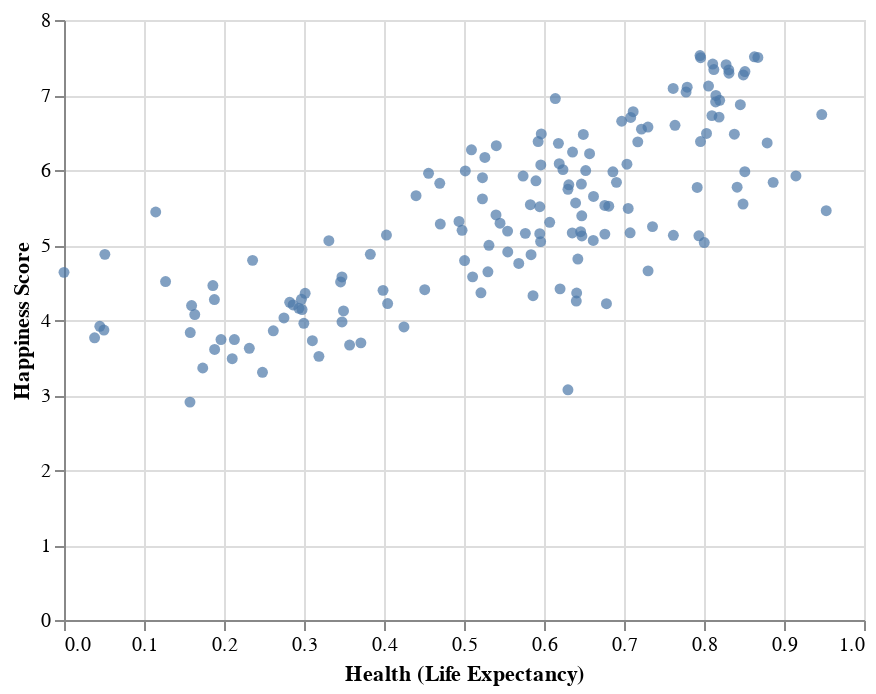

The notebook cell saved with this chart:
### Markdown cell above
Now let's look at a bit different relationship in our data. Let's map see if happiness correlates with life expectancy. In other words, do we see evidence that happier people live longer?

### Code cell
alt.Chart(data).mark_circle().encode(x="Health (Life Expectancy)", y="Happiness Score")

### Figure 1 — Vega-Lite specification as saved in the notebook (floating-point values rounded to 4 significant figures; data arrays with more than 128 entries replaced by an {"elided": "..."} marker saying what was removed)
{"config": {"view": {"continuousWidth": 400, "continuousHeight": 300}}, "data": {"name": "data-7788278e77f66128859c57f947a291e7"}, "mark": "circle", "encoding": {"x": {"type": "quantitative", "field": "Health (Life Expectancy)"}, "y": {"type": "quantitative", "field": "Happiness Score"}}, "$schema": "https://vega.github.io/schema/vega-lite/v4.8.1.json", "datasets": {"data-7788278e77f66128859c57f947a291e7": {"elided": "157 records"}}}
